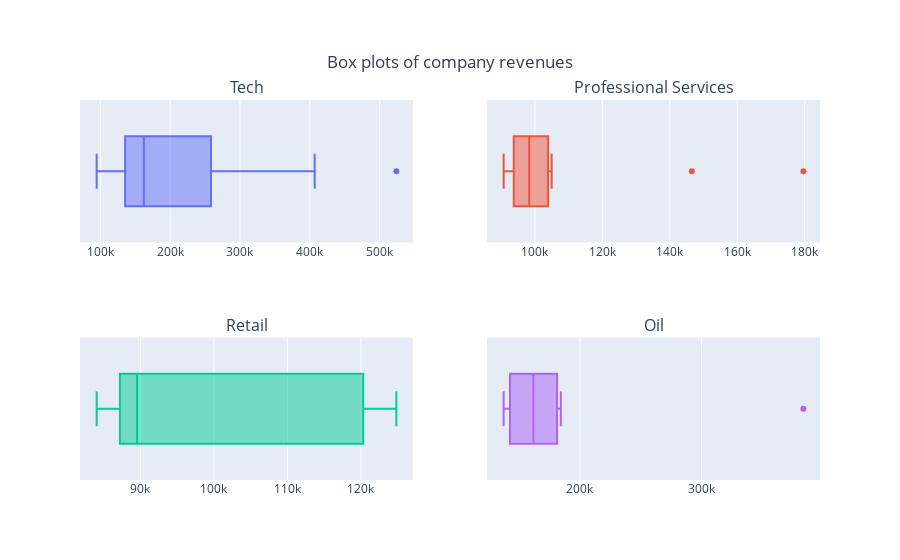

The cell this chart's notebook holds for it:
### Markdown cell above
## Box plots

### Code cell
# Set up the subplots grid
fig = make_subplots(rows=2, cols=2, 
                    # Set the subplot titles
                    subplot_titles=['Tech', 'Professional Services', 'Retail', 'Oil'])

# Add the Tech trace
fig.add_trace(go.Box(x=df_tech.Revenue, name='', showlegend=False), row=1, col=1)
# Add the Professional Services trace
fig.add_trace(go.Box(x=df_prof_serve.Revenue, name='', showlegend=False), row=1, col=2)
# Add the Retail trace
fig.add_trace(go.Box(x=df_retail.Revenue, name='', showlegend=False), row=2, col=1)
# Add the Oil trace
fig.add_trace(go.Box(x=df_oil.Revenue, name='', showlegend=False), row=2, col=2)

# Add a title (and show)
fig.update_layout({'title': {'text': 'Box plots of company revenues', 'x': 0.5, 'y': 0.9}})
fig.show()

with open("../docs/plots/box/box_plot_3.html", "w") as f:
    f.write(fig.to_html())

### Figure 1 — Plotly figure (JSON) as saved in the notebook; plotly's stock layout.template omitted (floating-point values rounded to 4 significant figures)
{"data": [{"name": "", "showlegend": false, "x": [524000.0, 407000.0, 379100.0, 352100.0, 329800.0, 282800.0, 260200.0, 256800.0, 254600.0, 242200.0, 231100.0, 172900.0, 171500.0, 162800.0, 161900.0, 155900.0, 153600.0, 152700.0, 149000.0, 136900.0, 135900.0, 135100.0, 131900.0, 131200.0, 130400.0, 125800.0, 95100.0, 94760.0], "type": "box", "xaxis": "x", "yaxis": "y"}, {"name": "", "showlegend": false, "x": [179600.0, 146500.0, 105000.0, 104200.0, 103900.0, 103400.0, 102700.0, 100500.0, 98670.0, 97940.0, 97540.0, 96310.0, 95210.0, 93740.0, 92150.0, 92110.0, 90860.0, 90740.0], "type": "box", "xaxis": "x2", "yaxis": "y2"}, {"name": "", "showlegend": false, "x": [124800.0, 124300.0, 123300.0, 122300.0, 122100.0, 120300.0, 120300.0, 118000.0, 90620.0, 90140.0, 89910.0, 89650.0, 89420.0, 89350.0, 88860.0, 88360.0, 88260.0, 87440.0, 86990.0, 86270.0, 86160.0, 85900.0, 85060.0, 84050.0], "type": "box", "xaxis": "x3", "yaxis": "y3"}, {"name": "", "showlegend": false, "x": [383900.0, 184300.0, 181200.0, 177100.0, 176200.0, 147300.0, 145500.0, 142400.0, 137300.0, 137200.0], "type": "box", "xaxis": "x4", "yaxis": "y4"}], "layout": {"xaxis": {"anchor": "y", "domain": [0.0, 0.45]}, "yaxis": {"anchor": "x", "domain": [0.625, 1.0]}, "xaxis2": {"anchor": "y2", "domain": [0.55, 1.0]}, "yaxis2": {"anchor": "x2", "domain": [0.625, 1.0]}, "xaxis3": {"anchor": "y3", "domain": [0.0, 0.45]}, "yaxis3": {"anchor": "x3", "domain": [0.0, 0.375]}, "xaxis4": {"anchor": "y4", "domain": [0.55, 1.0]}, "yaxis4": {"anchor": "x4", "domain": [0.0, 0.375]}, "annotations": [{"font": {"size": 16}, "showarrow": false, "text": "Tech", "x": 0.225, "xanchor": "center", "xref": "paper", "y": 1.0, "yanchor": "bottom", "yref": "paper"}, {"font": {"size": 16}, "showarrow": false, "text": "Professional Services", "x": 0.775, "xanchor": "center", "xref": "paper", "y": 1.0, "yanchor": "bottom", "yref": "paper"}, {"font": {"size": 16}, "showarrow": false, "text": "Retail", "x": 0.225, "xanchor": "center", "xref": "paper", "y": 0.375, "yanchor": "bottom", "yref": "paper"}, {"font": {"size": 16}, "showarrow": false, "text": "Oil", "x": 0.775, "xanchor": "center", "xref": "paper", "y": 0.375, "yanchor": "bottom", "yref": "paper"}], "title": {"text": "Box plots of company revenues", "x": 0.5, "y": 0.9}}}
